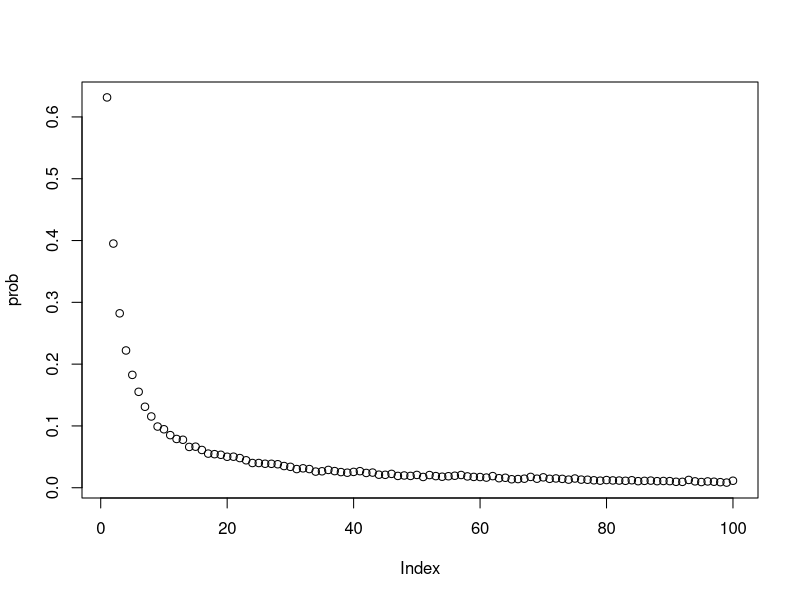

The R script that drew this image:
# 1.Nan Zhao s2314337  2.Bokun Yu s2359196  3.Lulu Xu s2418317
# https://github.com/nanzhao1/project2.git
# contribution:
# Nan Zhao: code funtion Strategy, function Pall, function Pone, function dloop, make remarks on results
# Bokun Yu: collobarate to code functions Pone and dloop, write comments for functions and debug functions.
# Lulu Xu: code the examples to estimate probabilities and visualise it, modify the coding structures

# define a function Strategy
# the function Strategy conduct a simulation with strategy 1 or 2 or 3 to test whether the prisoner k succeed to find the card k

# input: 
# n means half of the total number of prisoners
# k means the selected prisoner's number
# strategy space is {1,2,3}
# strategy 1 represents that the prisoner k starts at the box with the number k on it, and when the card number inside this box is not k, then open the box with the number same as the card number inside the previous box, repeat this process until find the card with number k 
# strategy 2 represents that the prisoner k starts at a randomly selected box, then repeat the process as strategy 1.
# strategy 3 represents that the prisoner k open n boxes randomly to find the card with number k on it.
# Card means a 2*n by 1 vector, its index is the box number, its element is the card number
# i.e. Card[i] = j, i is the index of box, j is the card number in that box

# output: 
# if the prisoner k is successful to find the card k, the function Strategy will return 1. Otherwise, return 0

Strategy = function(n, k, strategy, Card){
  Count = 0 
  # When the simulation is successful, the count will be assigned to 1, otherwise, the count is still 0
  Box = array(1:(2*n))
  if (strategy != 3){ 
  # if strategy is not 3, then need to choose a box k to start
    Box_index = k 
    # if the strategy is 1, the prisoner starts at the box with their number on it
    if (strategy == 2) { 
    # if the strategy is 2
      ran_num = sample(Box,1) 
      # variable ran_sum uses sample function to randomly choose a number in 1:2*n 
      Box_index = ran_num  
      # the prisoner starts from a randomly selected box with the number ran_num
    }
    trials = 1 
    # variable trials is used to count the number of trials 
    while (trials <= n && Card[Box_index] != k) {
      # the prisoners can only try n times at most, if the trial times less or equal to n and didn't find the card number k, keep running
      # otherwise, break the loop, and get the number of trials.
      Box_index = Card[Box_index]
      trials = trials + 1
    }
    if (Card[Box_index] == k && trials <= n) {
    # if the prisoner k succeeds in finding the card k within n times
      Count = 1   
      # if the prisoner finds its number, say k, the Count is assigned to 1
    }
  }else{
    Box_index = sample(Box, n) 
    # open n boxes randomly, checking each card for their number
    if (tabulate(match(Card[Box_index],k)) == 1){
      # match function is used to see if the card number inside the box same as the selected prisoner number k or not. If match successfully return 1, otherwise return 0.
      # tabulate function is used to sum up the matching results(0 or 1) to see if there exists a box with card number k. 
      Count = 1 
      # if the n random selected boxes have the card with number k, assign the Count 1
    }
  }
  return(Count) 
  # return the value of Count(0 or 1) to measure whether it is successful
}





# define a function Pone
# the function Pone estimates the probability of a single prisoner succeeding in finding the corresponding number

# input：
# n means half of the total number of prisoners
# k means the selected prisoner's number
# strategy space is {1,2,3}，and the representation of the strategy is as the same as that in the function Strategy
# nreps is the number of replicate simulations to run to estimate the the probability, 10000 is reasonable

# output:
# return Probability_Estimate, which means the probability of a single prisoner succeeding in finding their number


Pone = function(n, k, strategy, nreps){
  Box <- array(1:(2*n))
  # create the 1 by 2*n boxes
  Success = 0
  # Success is the number of times when the prisoner manages to find its number
  for (i in 1:nreps){
    Card <- sample(Box, (2*n))
    # shuffle the n cards and distribute them into the n boxes
    # Card[i] = j, i is the index of box, j is the card number in that box
    Success = Success + Strategy(n, k, strategy, Card)
    # When the prisoner k succeed to find the card k within n times, then Strategy is assigned to be 1, then Success times puls 1. Otherwise Strategy is still 0, and Success unchange.
  }  
  Probability_Estimate = Success / nreps
  return(Probability_Estimate)
}





# define a function Pall
# the function Pall estimates the probability of all prisoners succeeding in finding the corresponding number

# input:
# n means half of the total number of prisoners
# strategy space is {1,2,3}，and the representation of the strategy is as the same as that in the function Strategy
# nreps is the number of replicate simulations to run to estimate the the probability, 10000 is reasonable

# output:
# return Probability_Estimate, which means the probability of all prisoners finding their number


Pall  = function(n, strategy, nreps) {
  Success = 0
  # Success is the number of times when the prisoner manages to find its number
  trials = 1
  # variable trials is used to count the number of trials 
  Box <- array(1:(2*n))
  while (trials <= nreps){
    Card <- sample(Box, (2*n))
    # shuffle the n cards and distribute them into the n boxes
    # Card[i] = j, i is the index of box, j is the card number in that box
    prisoner_number = 1
    # prisoner number indicate that the i-th prisoner to conduct the simulation, continuing the while loop until all prisoners succeed (prisoner_number <= (2*n)).
    # call the Strategy function to see if the i-th prisoner succeed to find corresponding card number, if succeed (Strategy==1), continue the loop; if fail, break the loop.
    while (prisoner_number <= (2*n)  && Strategy(n, prisoner_number, strategy, Card) == 1) {
      prisoner_number = prisoner_number + 1
    }
    if (prisoner_number == (2*n) + 1) {
    # when all 2*n prisoners succeed to find their card number, then prisoner_number will be 2*n+1
      Success =  Success + 1
    }
    trials = trials + 1
  }
  Probability_Estimate = Success / nreps
  return(Probability_Estimate)
}





# use the examples when n=5 and when n=50
# use the function Strategy, function Pone, function Pall to get the result of examples
# then estimate the probability of a single prisoner and all prosoners finding their number
# get the success probabilities under each strategy

# input:
# n=5, strategy = 1 or 2 or 3, nreps = 10000, take a random k-value such as 2
# n=50, strategy = 1 or 2 or 3, nreps = 10000, take a random k-value such as 2

# output:
# the individual and joint success probabilities under each strategy for n=5 and for n=50


# example: strategy 1, n=5
individual_1_5 <- paste("When strategy=1, n=5, the probability of a single prisoner succeeding in finding their number is:",Pone(5,2,1,10000),sep=" ")
print(individual_1_5)
joint_1_5 <- paste("When strategy=1, n=5, the probability of all prisoners finding their number is :",Pall(5,1,10000),sep=" ")
print(joint_1_5)

# example: strategy 2, n=5
individual_2_5 <- paste("When strategy=2, n=5, the probability of a single prisoner succeeding in finding their number is:",Pone(5,2,2,10000),sep=" ")
print(individual_2_5)
joint_2_5 <- paste("When strategy=2, n=5, the probability of all prisoners finding their number is :",Pall(5,2,10000),sep=" ")
print(joint_2_5)

# example: strategy 3, n=5
individual_3_5 <- paste("When strategy=3, n=5, the probability of a single prisoner succeeding in finding their number is:",Pone(5,2,3,10000),sep=" ")
print(individual_3_5)
joint_3_5 <- paste("When strategy=3, n=5, the probability of all prisoners finding their number is :",Pall(5,3,10000),sep=" ")
print(joint_3_5)

# example: strategy 1, n=50
individual_1_50 <- paste("When strategy=1, n=50, the probability of a single prisoner succeeding in finding their number is:",Pone(50,2,1,10000),sep=" ")
print(individual_1_50)
joint_1_50 <- paste("When strategy=1, n=50, the probability of all prisoners finding their number is :",Pall(50,1,10000),sep=" ")
print(joint_1_50)

# example: strategy 2, n=50
individual_2_50 <- paste("When strategy=2, n=50, the probability of a single prisoner succeeding in finding their number is:",Pone(50,2,2,10000),sep=" ")
print(individual_2_50)
joint_2_50 <- paste("When strategy=2, n=50, the probability of all prisoners finding their number is :",Pall(50,2,10000),sep=" ")
print(joint_2_50)

# example: strategy 3, n=50
individual_3_50 <- paste("When strategy=3, n=50, the probability of a single prisoner succeeding in finding their number is:",Pone(50,2,3,10000),sep=" ")
print(individual_3_50)
joint_3_50 <- paste("When strategy=3, n=50, the probability of all prisoners finding their number is :",Pall(50,3,10000),sep=" ")
print(joint_3_50)


# remarks on results:
# As n grows larger, the individual success probabilities of strategy 1 and 3 approach 0.5, while that of strategy 2 approaches 0.38.
# The event that the prisoner k find the number k is identically and independently with success probability p.
# The strategy 2, counterintuitively, the probability of the event that the individual find the number in 2*n boxes by n trials is not converging to 0.5.
# Under the circumstances that the prisoner K open the box J containing the card J, the prisoner could never find the card K in strategy 2, which results in a lower probability.
# The event that all the prisoners, simultaneously, find their number in one experiment follows the distribution of binomial (100, p). The consequent success probability if p^100, which is close to 0.
# When n is large enough, the joint success probabilities of strategy 2 and strategy 3 are approaching 0. 
# When n is large enough, counterintuitively, the joint success probabilities of strategy 1 is approximating to 0.31 instead of 0.
# The strategy 1 turns out an effective way to succeed, as the joint success probability boosts.
# In strategy 1, if one prisoner fails, then there will a lot of other prisoners fail. While one prisoner succeeds, the other prisoners consequently succeed as well.
# That is, the prisoners tend to succeed or fail in the meantime. The consequent joint success probability is high.
# It can be viewed as a component of circles. The elements in the same circle will succeed or fail simultaneously. Whenever the maximum circle length is no longer than trial time, the prisoners can all succeed.



# define a function dloop
# dloop is the function to estimate the probability of each loop length from 1 to 2n occuring at least once in a randomly shuffing of cards to boxes by simulation.

# input:
# n means half of the total number of prisoners
# nreps is the number of replicate simulations to run to estimate the the probability, 1000 is reasonable

# output:
# The return of dloop is a 1 by 2n array, whose entry i represents the probability of i-length loop occuring at least once.

dloop = function(n, nreps){
  # n is half of the total number of prisoners
  # nreps is the number of simulations. 
  occuring_times = array(0, 2*n)
  # occuring_times is a 1 by 2n array used to record how many times that different length loops occur at least once in nreps trials. 
  Box = array(1:(2*n))
  for (i in 1:nreps){
    Card = sample(Box,(2*n))
    frequency = array(0,(2*n))
    # frequency is a 1 by 2n array used to record the occurence of different length loops, ie if length i loop occurs at least once, then i-th entry of frequency is assigned to be 1. Otherwise, it is still 0.
    for (k in 1:(2*n)) {
      Box_index = k
      trials = 1
      # trials records how many times that prisoner k can find its card k. 
      # In other words, the value of trails is the length of the loop where prisoner k is in. 
      while (Card[Box_index] != k) {
        Box_index = Card[Box_index]
        # Box_index is changed to be the card number inside the previous box
        trials = trials + 1
      }
      frequency[trials] = 1
      # the trials-th entry of frequency is assigned to be 1 when the loop of length trials occur at least once 
    }
    occuring_times = occuring_times + frequency
    # sum how many times of different length loops occur at least once in nreps trials.
    prob = occuring_times / nreps
    # prob is a 1 by 2*n used to estimate the probability of 1-2*n length loop occur at least once 
  }
  return(prob)
}



# assess the probability that there is no loop longer than 50 in a random reshuffling of cards to boxes
# visualise the probabilities sensibly

# input:
# n=50, nreps = 10000

# output:
# the probability that there is no loop longer than 50 in a random reshuffling of cards to boxes
# picture shows the corresponding probabilities

prob = dloop(50,10000)
# show the probability of each loop length from 1 to 100 occurring at least once in a random shuffling of cards to boxes
print(prob)
# aim to assess the probability that there is no loop longer than 50 in a random reshuffling of cards to boxes
# probability equation: the above probability equals 1 minus the one when the loop length is longer than 50 assessed by function dloop
result <- paste("The probability that there is no loop longer than 50 in a random reshuffling cards to boxes:",1-sum(prob[51:100]),sep=" ")
print(result)
# visualise the probabilities
plot(prob)
